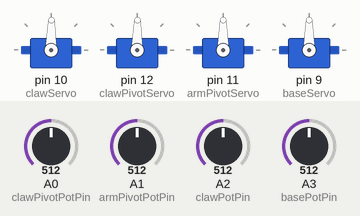
Recording of a sketch running on a simulated Arduino Uno, built with avr-gcc and run on an emulated ATmega328P. On the bench: 4 × servo. The inputs (shaded band) are chosen by the test bench; at power-on: A0 (clawPivotPotPin) = 512, A1 (armPivotPotPin) = 512, A2 (clawPotPin) = 512, A3 (basePotPin) = 512.

Above: at 1.2 s.
1.3 s: A0 (clawPivotPotPin) set to 992
At 3.1 s:
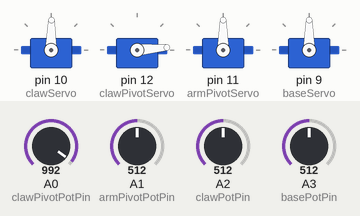
3.4 s: A1 (armPivotPotPin) set to 716
At 4.7 s:
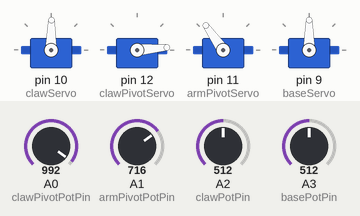
5.2 s: A2 (clawPotPin) set to 716
At 6.3 s:
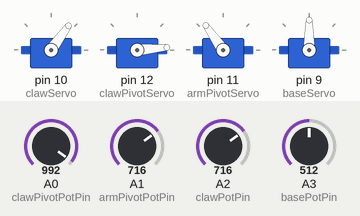
7.0 s: A3 (basePotPin) set to 716
At 8.0 s:
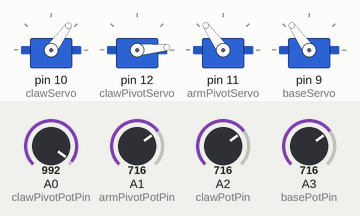
8.8 s: A0 (clawPivotPotPin) set to 306
At 10.3 s:
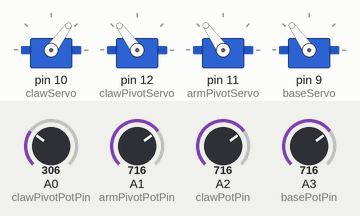
11.2 s: A1 (armPivotPotPin) set to 992
At 11.9 s:
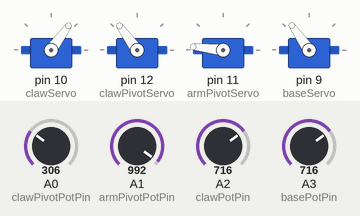
Timing chart, 0 to 14.0 s (numbered marks = the images above; inputs shaded):
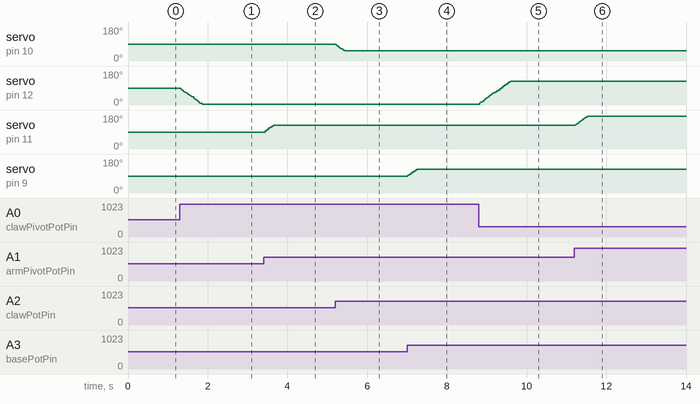

Measured:
- after the input at 1.3 s, servo on pin 12 (clawPivotServo): moves from 89° to 5° over 0.54 s, starting at once
- after the input at 3.4 s, servo on pin 11 (armPivotServo): 90° → 125° at once
- after the input at 5.2 s, servo on pin 10 (clawServo): moves from 89° to 54° over 0.22 s, starting at once
- after the input at 7.0 s, servo on pin 9 (baseServo): 90° → 125° at once
- after the input at 8.8 s, servo on pin 12 (clawPivotServo): moves from 5° to 126° over 0.78 s, starting at once
- after the input at 11.2 s, servo on pin 11 (armPivotServo): moves from 125° to 174° over 0.30 s, starting at once

The sketch:

RobotArm.ino
```cpp
#include <VarSpeedServo.h>

VarSpeedServo clawPivotServo;  // create servo object to control a servo
VarSpeedServo armPivotServo;
VarSpeedServo clawServo;
VarSpeedServo baseServo;
const int servoSpeed = 100; // the servo speed
const int servoBuffer = 3; // only move the servo if the change is more than the buffer

int clawPivotPotPin = A0;  // analog pin used to connect the potentiometer for the claw pivot
int clawPivotVal;    // variable to read the value from the analog pin

int armPivotPotPin = A1;
int armPivotVal;

int clawPotPin = A2;
int clawVal;

int basePotPin = A3;
int baseVal;

int previousBaseVal = 0; // used to compare change in servo values
int previousClawVal = 0;
int previousArmPivotVal = 0;
int previousClawPivotVal = 0;


void setup() {
  clawServo.attach(10); // the claw needs to remain attached, otherwise it will loose its grip
}

void loop() {
  clawPivot();
  armPivot();
  claw();
  base();
}

void clawPivot() {
  clawPivotVal = smoothPot(clawPivotPotPin);           // reads the value of the potentiometer (value between 0 and 1023)
  clawPivotVal = map(clawPivotVal, 1023, 0, 0, 180);    // scale it to use it with the servo (value between 0 and 180)
  // only change the servo if there is significant potentiometer movement
  if (clawPivotVal + servoBuffer > previousClawPivotVal || clawPivotVal - servoBuffer < previousClawPivotVal) {
    clawPivotServo.attach(12);
    clawPivotServo.write(clawPivotVal, servoSpeed, true); // sets the servo position according to the scaled value
    clawPivotServo.detach(); // detach to avoid jitter and save power
  }
  previousClawPivotVal = clawPivotVal;
}

void armPivot() {
  armPivotVal = smoothPot(armPivotPotPin);
  armPivotVal = map(armPivotVal, 0, 1023, 0, 180);
  if (armPivotVal + servoBuffer > previousArmPivotVal || armPivotVal - servoBuffer < previousArmPivotVal) {
    armPivotServo.attach(11);
    armPivotServo.write(armPivotVal, servoSpeed, true);
    armPivotServo.detach();
  }
  previousArmPivotVal = armPivotVal;
}

void claw() {
  clawVal = smoothPot(clawPotPin);
  clawVal = map(clawVal, 1023, 0, 0, 180);
  if (clawVal + servoBuffer > previousClawVal || clawVal - servoBuffer < previousClawVal) {
    clawServo.write(clawVal, servoSpeed, true);
  }
  previousClawVal = clawVal;
}

void base() {
  baseVal = smoothPot(basePotPin);
  baseVal = map(baseVal, 0, 1023, 0, 180);
  if (baseVal + servoBuffer > previousBaseVal || baseVal - servoBuffer < previousBaseVal) {
    baseServo.attach(9);
    baseServo.write(baseVal, servoSpeed, true);
    baseServo.detach();
  }
  previousBaseVal = baseVal;
}

int smoothPot(int potPin) {
  int i;
  int potVal = 0;

  for (i = 0; i < 10; i++) {
    potVal = potVal + analogRead(potPin);    // sensor on analog pin
  }

  potVal = potVal / 10;    // average value
  return potVal;
}
```
